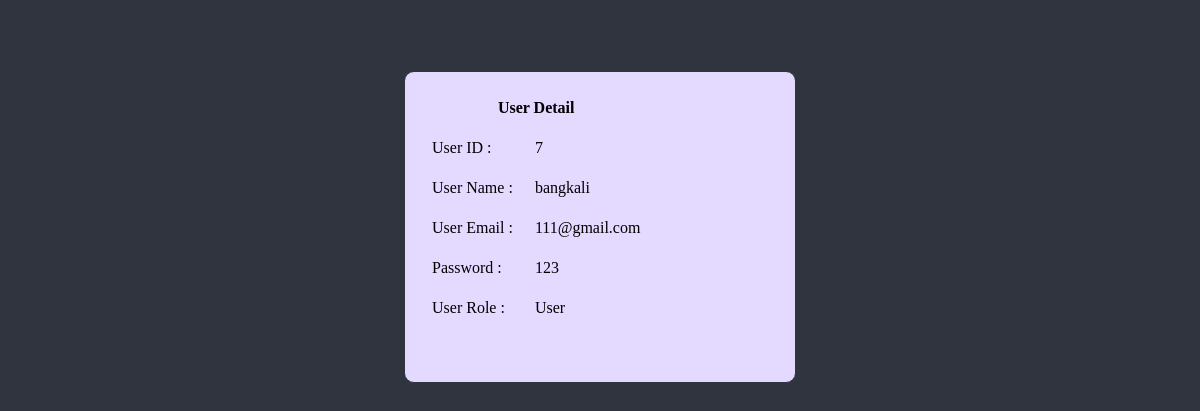
/admin/user_detail.php?id=7&pageset=true (signed in), run on the app's committed database.
### tables this page shows
CREATE TABLE `user` (
  `userID` int(10) NOT NULL,
  `userName` varchar(50) NOT NULL,
  `userEmail` varchar(50) NOT NULL,
  `userContact` varchar(11) NOT NULL,
  `userPassword` varchar(50) NOT NULL,
  `gender` varchar(10) NOT NULL,
  `dateOfBirth` date NOT NULL,
  `residentialAddress` varchar(200) NOT NULL,
  `userType` enum('User','Admin') NOT NULL DEFAULT 'User',
  `profilePicture` blob DEFAULT NULL
);

### admin/user_detail.php (the view, shortened to what this page needs)
<?php
	include("connect.php");
?>
<!DOCTYPE html>
<html>
<head>
</head>
<body>
	<div id="detailWrap">
		<?php
			if(isset($_GET['pageset']))
			{
				$id = $_GET['id'];
				$details = mysqli_query($con,"select * from user where userID = $id");
				$detail = mysqli_fetch_assoc($details);
				?>
				<table>
					<tr>
						<th colspan="2">User Detail</th>
					</tr>
					<tr>
						<td>User ID : </td>
						<td><?php echo $detail['userID'];?></td>
					</tr>
					<tr>
						<td>User Name : </td>
						<td><?php echo $detail['userName'];?></td>
					</tr>
					<tr>
						<td>User Email : </td>
						<td><?php echo $detail['userEmail'];?></td>
					</tr>
					<tr>
						<td>Password : </td>
						<td><?php echo $detail['userPassword'];?></td>
					</tr>
					<tr>
						<td>User Role : </td>
						<td><?php echo $detail['userType'];?></td>
					</tr>
				</table>
				<?php
			}
		?>
	</div>
</body>
</html>

### admin/user_detail.php (style rules this page uses)
body,html { background-color: #30343F; }
#detailWrap { width: 380px; height: 300px; position: relative; margin: 6% auto; border: 1pt solid #30343F; border-radius: 10px; padding: 5px; background-color: #E4D9FF; }
#detailWrap table,td,tr,th { padding: 10px; }

### data on the page
user: userID "7", userName "bangkali", userEmail "111@gmail.com", userPassword "123", userType "User"
